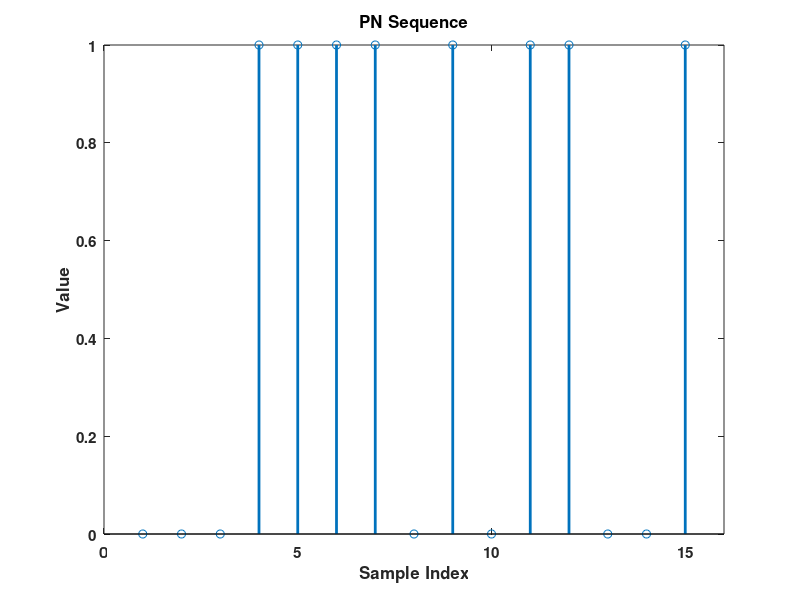

Source code (MATLAB):
clc
clear all
close all

binary_in = [1 0 0 0];

seq = zeros(1,2^(length(binary_in))-1);
n = length(seq);

for i=1:n
    y = xor(binary_in(1), binary_in(4));
    seq(i) = binary_in(4);
    for j = 4:-1:2
        binary_in(j) = binary_in(j-1);
    end
    binary_in(1) = y;
end

disp(binary_in);
disp(seq);
stem(seq, 'linewidth', 2); title("PN Sequence");
xlabel("Sample Index"); ylabel("Value"); xlim([0 16]);
set(gca, 'fontsize', 11, 'fontweight', 'bold')
